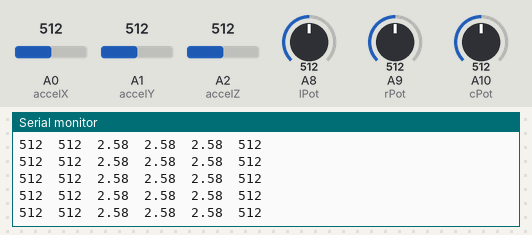
The sketch below on a simulated Arduino Mega 2560, built with avr-gcc and run on an emulated ATmega2560. On the bench: the last lines printed to the serial monitor. The test bench sets the inputs (shaded band); at power-on: A0 (accelX) = 512, A1 (accelY) = 512, A2 (accelZ) = 512, A8 (lPot) = 512, A9 (rPot) = 512, A10 (cPot) = 512.

Above: at 1.2 s.
1.3 s: A0 (accelX) set to 345
At 1.38 s:
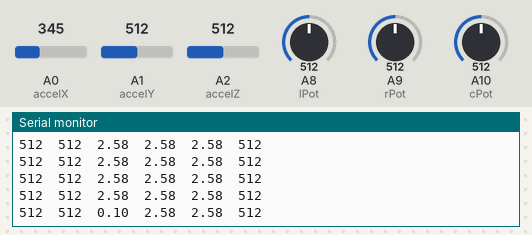
4.3 s: A0 (accelX) set to 320
At 4.31 s:
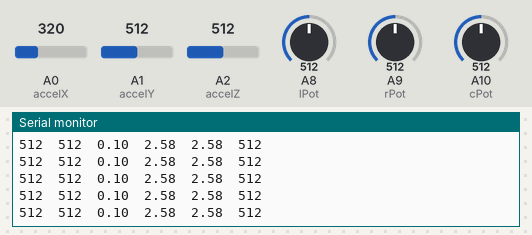
Timing chart, 0 to 7.3 s (numbered marks = the images above; inputs shaded):
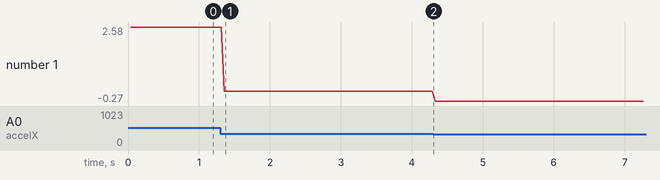

Measured:
- after the input at 1.3 s, the serial monitor: prints a new line after 0.06 s (image 1)
- plotted number 1: 2.58 → 0.1 after the input at 1.3 s, 0.1 → -0.27 after the input at 4.3 s

The sketch:

HackASketch.ino
```cpp
const int accelX = A0;
const int accelY = A1;
const int accelZ = A2;
const int lPot = A8;
const int rPot = A9;
const int cPot = A10;

const float VOLT_REF = 3.3 / 5.0;
const float zero_G = 512.0;
const float scale = 102.3;

void setup() {
  Serial.begin(9600);

  pinMode(accelX, INPUT);
  pinMode(accelY, INPUT);
  pinMode(accelZ, INPUT);

  pinMode(lPot, INPUT);
  pinMode(rPot, INPUT);
  pinMode(cPot, INPUT);
}

// the loop routine runs over and over again forever:
void loop() {
  delay(25);

  int pot0 = analogRead(lPot);
  int pot1 = analogRead(rPot);
  int pot2 = analogRead(cPot);

  // read the input on analog pin 0:
  int x = analogRead(accelX);
  delay(5);
  int y = analogRead(accelY);
  delay(5);
  int z = analogRead(accelZ);
  delay(5);

  Serial.print(pot0);
  Serial.print("\t");
  Serial.print(pot1);
  Serial.print("\t");
  Serial.print((((float)(x / VOLT_REF)) - zero_G)/scale);
  Serial.print("\t");
  Serial.print((((float)(y / VOLT_REF)) - zero_G)/scale);
  Serial.print("\t");
  Serial.print((((float)(z / VOLT_REF)) - zero_G)/scale );
  Serial.print("\t");
  Serial.println(pot2);
}
```
